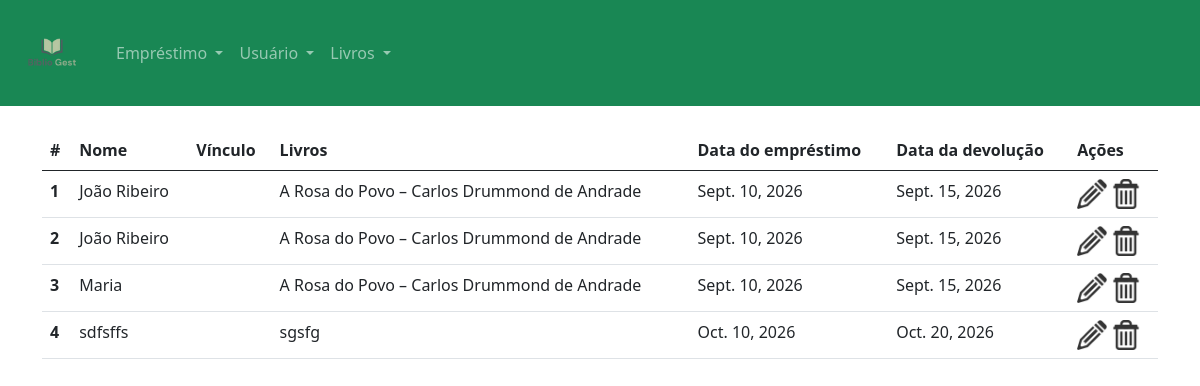
/emprestimo/list/, run on an earlier commit of the app's database.
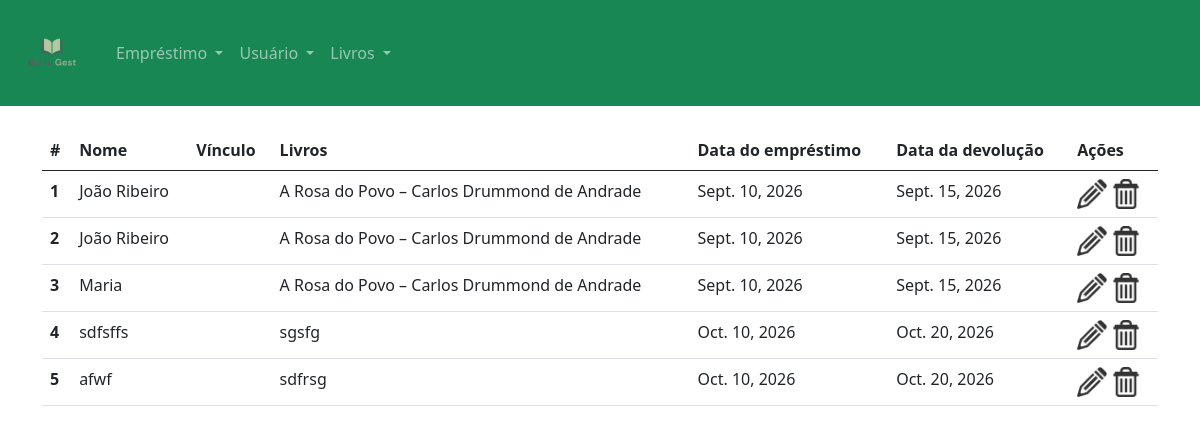
And on a later commit of the database.
### app/models.py (models this page shows, shortened)
class Empréstimo(models.Model):
    nome = models.CharField(max_length=100, null=True, blank=True)
    livros= models.CharField(max_length=50)
    dataEmprestimo = models.DateField()
    dataDevolucao = models.DateField()

### app/views.py (the view)
# urls.py: path('emprestimo/list/', emprestimo_list, name= 'emprestimo_list'),
def emprestimo_list(request):
    emprestimos = Empréstimo.objects.all()
    return render(request, 'emprestimo_list.html',
                  {'emprestimos': emprestimos})

### templates/emprestimo_list.html (shortened to what this page needs)
{% extends "menu.html" %}
{% load static %}
{% block body %}
<div class="container">
    <br>
    <table class="table">
        <thead>
        <tr>
            <th scope="col">#</th>
            <th scope="col">Nome</th>
            <th scope="col">Vínculo</th>
            <th scope="col">Livros</th>
            <th scope="col">Data do empréstimo</th>
            <th scope="col">Data da devolução</th>
            <th scope="col">Ações</th>
        </tr>
        </thead>
        <tbody>
        {% for emprestimo in emprestimos %}
        <tr>
            <th scope="row">{{ emprestimo.id }}</th>
            <td>{{ emprestimo.nome }}</td>
            <td>{{ emprestimo.vinculo }}</td>
            <td>{{ emprestimo.livros }}</td>
            <td>{{ emprestimo.dataEmprestimo }}</td>
            <td>{{ emprestimo.dataDevolucao }}</td>
            <td>
                <a href="{% url 'app:emprestimo_edit' emprestimo.id %}"><img src="{% static 'img/edit.png' %}" style="height: 30px"></a>
                <a href="{% url 'app:emprestimo_delete' emprestimo.id %}" onclick="return confirm('Deseja realmente excluir o empréstimo {{ emprestimo.nome }}?')"><img src="{% static 'img/del.png' %}" style="height: 30px"></a>
            </td>
        </tr>
        {% endfor %}
        </tbody>
    </table>
</div>
{% endblock %}

### templates/menu.html (shortened to what this page needs)
{% load static %}
<!DOCTYPE html>
<html lang="en">
<head>
    <link href="https://cdn.jsdelivr.net/npm/bootstrap@5.0.2/dist/css/bootstrap.min.css" rel="stylesheet">
</head>
<body>
<nav class="navbar navbar-expand-lg navbar-dark bg-success">
  <div class="container-fluid">
    <a class="navbar-brand" href="#"><img src="{% static 'img/BiblioGest.png' %}" style="height: 80px"></a>
    <div class="collapse navbar-collapse" id="navbarSupportedContent">
      <ul class="navbar-nav me-auto mb-2 mb-lg-0">
        <li class="nav-item dropdown">
          <a class="nav-link dropdown-toggle" href="#" id="navbarEmprestimo" role="button" data-bs-toggle="dropdown" aria-expanded="false">
            Empréstimo
          </a>
        </li>
        <li class="nav-item dropdown">
          <a class="nav-link dropdown-toggle" href="#" id="navbarUsuário" role="button" data-bs-toggle="dropdown" aria-expanded="false">
            Usuário
          </a>
        </li>
        <li class="nav-item dropdown">
          <a class="nav-link dropdown-toggle" href="#" id="Livro" role="button" data-bs-toggle="dropdown" aria-expanded="false">
            Livros
          </a>
        </li>
      </ul>
    </div>
  </div>
</nav>
{% block body %}{% endblock %}
</body>
</html>

What changed in the data, as far as the page shows it:
added Empréstimo: id "5", nome "afwf", livros "sdfrsg", dataEmprestimo "Oct. 10, 2026", dataDevolucao "Oct. 20, 2026"
